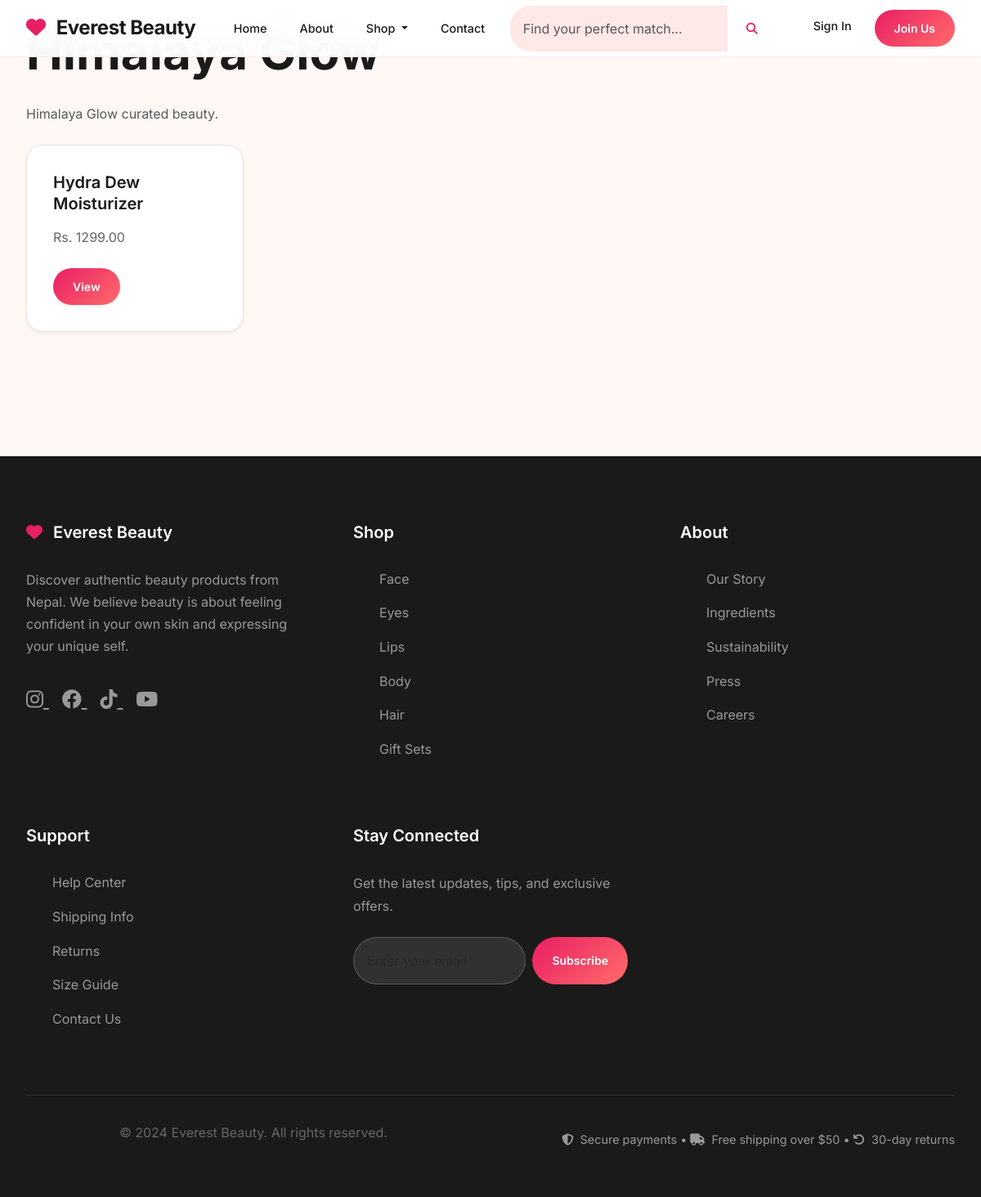
Screenshot of /products/brand/himalaya-glow/ with the database file from the repository.
### products/models.py (models this page shows, shortened)
class Brand(models.Model):
    name = models.CharField(max_length=100, unique=True)
    slug = models.SlugField(max_length=100, unique=True)
    description = models.TextField(blank=True)
    logo = models.ImageField(upload_to='brand_logos/', blank=True, null=True)
    website = models.URLField(blank=True)
    is_nepali_brand = models.BooleanField(default=True)
    is_active = models.BooleanField(default=True)
    created_at = models.DateTimeField(auto_now_add=True)
    class Meta:
        verbose_name = 'Brand'
        verbose_name_plural = 'Brands'
        ordering = ['name']

class Product(models.Model):
    PRODUCT_TYPE_CHOICES = [
        ('skincare', 'Skincare'),
        ('makeup', 'Makeup'),
        ('haircare', 'Haircare'),
        ('fragrance', 'Fragrance'),
        ('tools', 'Tools & Brushes'),
        ('bath', 'Bath & Body'),
    ]
    name = models.CharField(max_length=200)
    slug = models.SlugField(max_length=200, unique=True)
    sku = models.CharField(max_length=100, unique=True, validators=[
        RegexValidator(regex=r'^[A-Z0-9-]+$', message='SKU must contain only uppercase letters, numbers, and hyphens')
    ])
    brand = models.ForeignKey(Brand, on_delete=models.CASCADE, related_name='products')
    category = models.ForeignKey(Category, on_delete=models.CASCADE, related_name='products')
    product_type = models.CharField(max_length=20, choices=PRODUCT_TYPE_CHOICES)
    description = models.TextField()
    short_description = models.CharField(max_length=300, blank=True)
    ingredients = models.TextField(blank=True)
    how_to_use = models.TextField(blank=True)
    price = models.DecimalField(max_digits=10, decimal_places=2, validators=[MinValueValidator(Decimal('0.00'))])
    sale_price = models.DecimalField(max_digits=10, decimal_places=2, blank=True, null=True, validators=[MinValueValidator(Decimal('0.00'))])
    weight = models.DecimalField(max_digits=8, decimal_places=2, blank=True, null=True)
    weight_unit = models.CharField(max_length=10, default='g', choices=[
        ('g', 'Grams'),
        ('ml', 'Milliliters'),
        ('oz', 'Ounces'),
    ])
    is_featured = models.BooleanField(default=False)
    is_bestseller = models.BooleanField(default=False)
    is_new_arrival = models.BooleanField(default=False)
    is_organic = models.BooleanField(default=False)
    is_cruelty_free = models.BooleanField(default=False)
    is_vegan = models.BooleanField(default=False)
    meta_title = models.CharField(max_length=60, blank=True)
    meta_description = models.CharField(max_length=160, blank=True)
    is_active = models.BooleanField(default=True)
    created_at = models.DateTimeField(auto_now_add=True)
    updated_at = models.DateTimeField(auto_now=True)
    class Meta:
        verbose_name = 'Product'
        verbose_name_plural = 'Products'
        ordering = ['-created_at']
    @property
    def current_price(self):
        return self.sale_price if self.sale_price else self.price

### products/views.py (the view)
# urls.py: path('brand/<slug:slug>/', views.brand_products, name='brand_products'),
def brand_products(request, slug):
    brand = get_object_or_404(Brand, slug=slug, is_active=True)
    products = Product.objects.filter(brand=brand, is_active=True)
    context = {
        'brand': brand,
        'products': products,
    }
    return render(request, 'products/brand_products.html', context)

### dashboard/context_processors.py (called while the page is built)
def cart_and_wishlist_counts(request):
    cart_count = 0
    wishlist_count = 0
    if request.user.is_authenticated:
        wishlist_count = Wishlist.objects.filter(user=request.user).count()
        cart = Cart.objects.filter(user=request.user).first()
    else:
        if not request.session.session_key:
            request.session.create()
        cart = Cart.objects.filter(session_key=request.session.session_key).first()
    if cart:
        cart_count = cart.total_items
    return {
        'navbar_cart_count': cart_count,
        'navbar_wishlist_count': wishlist_count,
    }

### dashboard/models.py (called while the page is built)
    @property
    def total_items(self):
        return sum(item.quantity for item in self.items.all())

### templates/products/brand_products.html (shortened to what this page needs)
{% extends 'base.html' %}
{% load static %}
{% block content %}
<div class="container mt-4">
    <h1 class="mb-4">{{ brand.name }}</h1>
    {% if brand.description %}
    <p class="text-muted mb-4">{{ brand.description }}</p>
    {% endif %}
    {% if products %}
        <div class="row">
            {% for product in products %}
            <div class="col-md-3 mb-4">
                <div class="card">
                    <div class="card-body">
                        <h5 class="card-title">{{ product.name }}</h5>
                        <p class="card-text">Rs. {{ product.current_price }}</p>
                        <a href="{% url 'products:product_detail' product.slug %}" class="btn btn-primary btn-sm">View</a>
                    </div>
                </div>
            </div>
            {% endfor %}
        </div>
    {% else %}
        <div class="text-center py-5">
            <p class="text-muted">No products from this brand yet.</p>
        </div>
    {% endif %}
</div>
{% endblock %}

### static/css/rare-beauty-style.css (style rules this page uses)
:root { --rare-pink: #E91E63; --rare-coral: #FF6B6B; --rare-peach: #FFB3B3; --rare-cream: #FFF8F5; --rare-beige: #F5F1ED; --rare-soft-pink: #FFE8E8; --white: #FFFFFF; --off-white: #FEFEFE; --warm-white: #FFF8F5; --light-gray: #F8F8F8; --medium-gray: #E5E5E5; --dark-gray: #333333; --text-dark: #1A1A1A; --text-primary: #1A1A1A; --text-secondary: #666666; --text-light: #999999; --text-white: #FFFFFF; --radius-sm: 8px; --radius: 12px; --radius-lg: 20px; --radius-full: 50px; --shadow-sm: 0 2px 4px rgba(0, 0, 0, 0.06); --shadow: 0 4px 8px rgba(0, 0, 0, 0.08); --shadow-lg: 0 8px 16px rgba(0, 0, 0, 0.1); --shadow-xl: 0 16px 32px rgba(0, 0, 0, 0.12); --transition: all 0.3s cubic-bezier(0.4, 0, 0.2, 1); --transition-fast: all 0.15s ease; --gradient-primary: linear-gradient(135deg, var(--rare-pink) 0%, var(--rare-coral) 100%); --gradient-soft: linear-gradient(135deg, var(--rare-soft-pink) 0%, var(--rare-cream) 100%); --gradient-neutral: linear-gradient(135deg, var(--rare-cream) 0%, var(--rare-beige) 100%); }
* { margin: 0; padding: 0; box-sizing: border-box; }
body { font-family: 'Inter', -apple-system, BlinkMacSystemFont, 'Segoe UI', Roboto, sans-serif; line-height: 1.6; color: var(--text-primary); background: var(--rare-cream); font-size: 16px; font-weight: 400; -webkit-font-smoothing: antialiased; -moz-osx-font-smoothing: grayscale; }
h1, h2, h3, h4, h5, h6 { font-family: 'Inter', sans-serif; font-weight: 600; line-height: 1.3; color: var(--text-primary); margin-bottom: 1rem; }
h1 { font-size: clamp(2.5rem, 5vw, 4rem); font-weight: 700; }
p { color: var(--text-secondary); line-height: 1.7; margin-bottom: 1rem; }
.btn { padding: 0.625rem 1.5rem; border-radius: var(--radius-full); font-weight: 600; font-size: 0.875rem; border: none; cursor: pointer; transition: var(--transition); display: inline-flex; align-items: center; justify-content: center; gap: 0.5rem; text-decoration: none; min-height: 40px; text-transform: none; }
.btn-primary { background: var(--gradient-primary); color: var(--white) !important; box-shadow: var(--shadow-sm); }
.btn-sm { padding: 0.75rem 1.5rem; font-size: 0.875rem; }
.card { background: var(--white); border: 1px solid var(--medium-gray); border-radius: var(--radius-lg); overflow: hidden; transition: var(--transition); box-shadow: var(--shadow-sm); }
.card-body { padding: 2rem; }
.card-title { font-size: 1.25rem; font-weight: 600; color: var(--text-primary); margin-bottom: 1rem; }
.card-text { color: var(--text-secondary); line-height: 1.6; margin-bottom: 1.5rem; }
.container { max-width: 1200px; margin: 0 auto; padding: 0 2rem; }

### rows the page displays
Brand: description "Himalaya Glow curated beauty."
Product: name "Hydra Dew Moisturizer", current_price "1299.00"
